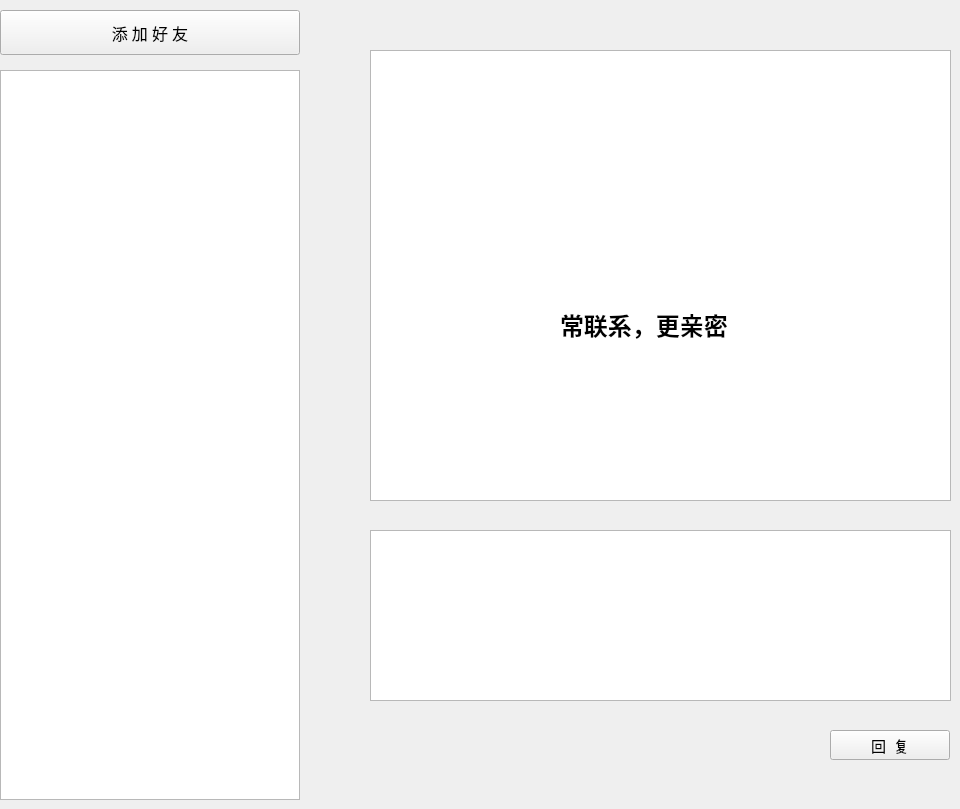
   <widget class="QWidget" name="page_1">
    <widget class="QListView" name="listView">
     <property name="geometry">
      <rect>
       <x>0</x>
       <y>70</y>
       <width>300</width>
       <height>730</height>
      </rect>
     </property>
     <property name="minimumSize">
      <size>
       <width>300</width>
       <height>730</height>
      </size>
     </property>
     <property name="maximumSize">
      <size>
       <width>300</width>
       <height>730</height>
      </size>
     </property>
     <property name="font">
      <font>
       <family>Consolas</family>
       <pointsize>11</pointsize>
      </font>
     </property>
    </widget>
    <widget class="QPushButton" name="newMail_2">
     <property name="geometry">
      <rect>
       <x>0</x>
       <y>10</y>
       <width>300</width>
       <height>45</height>
      </rect>
     </property>
     <property name="minimumSize">
      <size>
       <width>300</width>
       <height>45</height>
      </size>
     </property>
     <property name="maximumSize">
      <size>
       <width>300</width>
       <height>45</height>
      </size>
     </property>
     <property name="font">
      <font>
       <family>浪漫雅圆</family>
       <pointsize>12</pointsize>
      </font>
     </property>
     <property name="text">
      <string>添 加 好 友</string>
     </property>
     <property name="flat">
      <bool>false</bool>
     </property>
    </widget>
    <widget class="QTextBrowser" name="p1Text">
     <property name="geometry">
      <rect>
       <x>370</x>
       <y>50</y>
       <width>581</width>
       <height>451</height>
      </rect>
     </property>
     <property name="font">
      <font>
       <family>Consolas</family>
       <pointsize>14</pointsize>
      </font>
     </property>
    </widget>
    <widget class="QPushButton" name="recv">
     <property name="geometry">
      <rect>
       <x>830</x>
       <y>730</y>
       <width>120</width>
       <height>30</height>
      </rect>
     </property>
     <property name="minimumSize">
      <size>
       <width>120</width>
       <height>30</height>
      </size>
     </property>
     <property name="maximumSize">
      <size>
       <width>120</width>
       <height>30</height>
      </size>
     </property>
     <property name="font">
      <font>
       <family>浪漫雅圆</family>
       <pointsize>11</pointsize>
      </font>
     </property>
     <property name="text">
      <string>回  复</string>
     </property>
    </widget>
    <widget class="QTextEdit" name="p1Textsend">
     <property name="geometry">
      <rect>
       <x>370</x>
       <y>530</y>
       <width>581</width>
       <height>171</height>
      </rect>
     </property>
     <property name="font">
      <font>
       <family>Consolas</family>
       <pointsize>14</pointsize>
      </font>
     </property>
     <property name="html">
      <string>&lt;!DOCTYPE HTML PUBLIC &quot;-//W3C//DTD HTML 4.0//EN&quot; &quot;http://www.w3.org/TR/REC-html40/strict.dtd&quot;&gt;
&lt;html&gt;&lt;head&gt;&lt;meta name=&quot;qrichtext&quot; content=&quot;1&quot; /&gt;&lt;style type=&quot;text/css&quot;&gt;
p, li { white-space: pre-wrap; }
&lt;/style&gt;&lt;/head&gt;&lt;body style=&quot; font-family:'Consolas'; font-size:14pt; font-weight:400; font-style:normal;&quot;&gt;
&lt;p style=&quot;-qt-paragraph-type:empty; margin-top:0px; margin-bottom:0px; margin-left:0px; margin-right:0px; -qt-block-indent:0; text-indent:0px;&quot;&gt;&lt;br /&gt;&lt;/p&gt;&lt;/body&gt;&lt;/html&gt;</string>
     </property>
    </widget>
    <widget class="QLabel" name="p1L0">
     <property name="geometry">
      <rect>
       <x>560</x>
       <y>300</y>
       <width>300</width>
       <height>50</height>
      </rect>
     </property>
     <property name="minimumSize">
      <size>
       <width>300</width>
       <height>50</height>
      </size>
     </property>
     <property name="maximumSize">
      <size>
       <width>300</width>
       <height>50</height>
      </size>
     </property>
     <property name="font">
      <font>
       <family>汉仪小隶书简</family>
       <pointsize>18</pointsize>
       <weight>75</weight>
       <bold>true</bold>
      </font>
     </property>
     <property name="text">
      <string>常联系，更亲密</string>
     </property>
    </widget>
   </widget>
